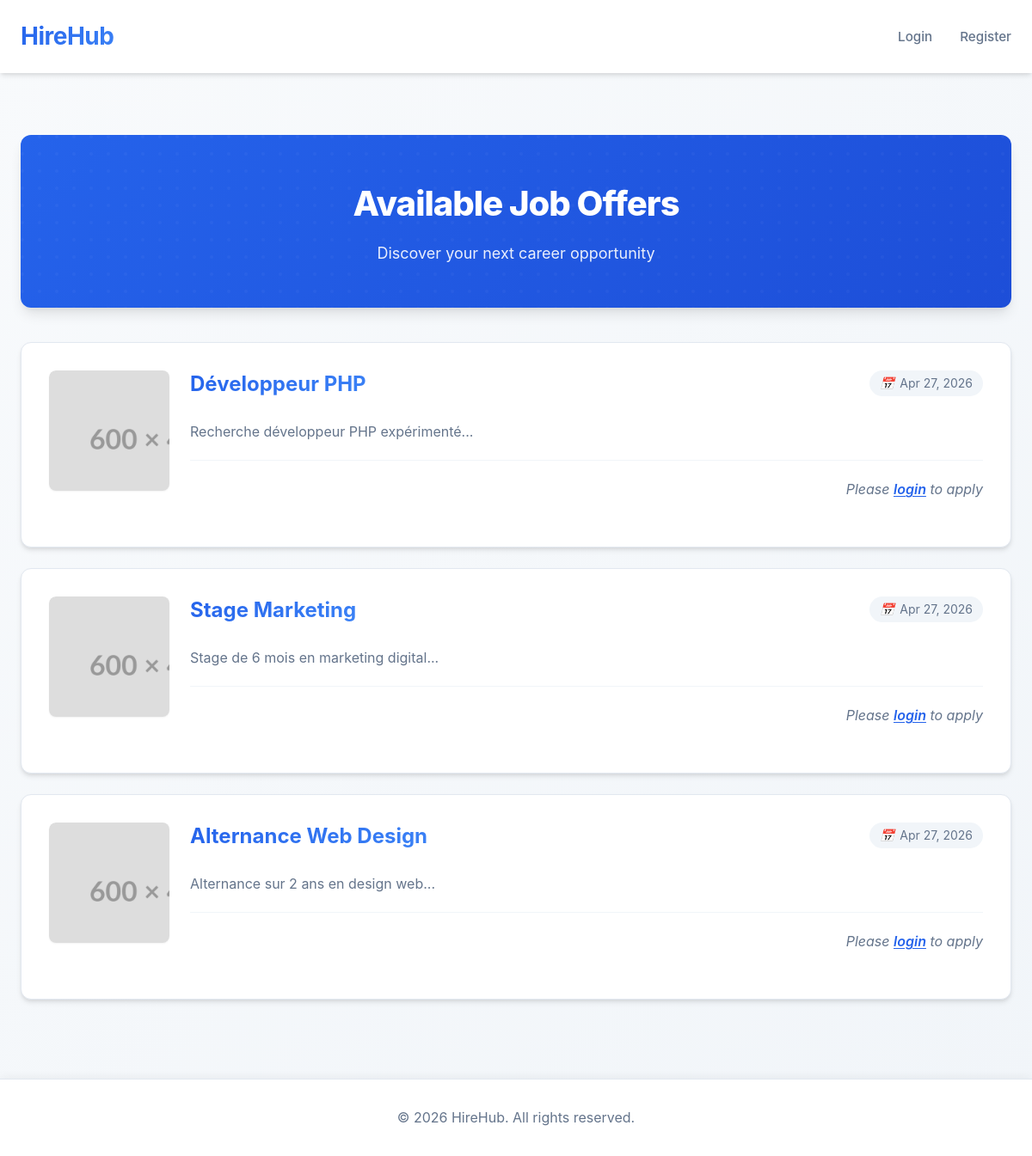
The page / on the database its author committed.
### tables this page shows
CREATE TABLE job_offers (
    id INT PRIMARY KEY AUTO_INCREMENT,
    title VARCHAR(255) NOT NULL,
    description TEXT NOT NULL,
    company VARCHAR(255) NOT NULL,
    location VARCHAR(255) NOT NULL,
    type ENUM('CDI', 'CDD', 'Stage', 'Alternance', 'Freelance') NOT NULL,
    salary VARCHAR(100),
    image_path VARCHAR(500),
    created_by INT,
    created_at TIMESTAMP DEFAULT CURRENT_TIMESTAMP,
    FOREIGN KEY (created_by) REFERENCES users(id) ON DELETE SET NULL
);

### classes/Database.php (called while the page is built, shortened)
<?php
class Database {
    public function __construct() {
        $host = 'localhost';
        $dbname = 'hire_hub';
        $username = 'root';
        $password = '';
        $this->conn = mysqli_connect($host, $username, $password, $dbname);
    }
}

### public/index.php (the view, shortened to what this page needs)
<?php
require_once "../classes/Database.php";
$db = new Database();
$sql = "SELECT * FROM job_offers ORDER BY created_at DESC";
$result = mysqli_query($db->conn, $sql);
require_once "../includes/header.php";
?>
<div class="hero-section">
    <div class="hero-content">
        <h1>Available Job Offers</h1>
        <p>Discover your next career opportunity</p>
    </div>
</div>
<?php
if (mysqli_num_rows($result) > 0) {
    ?>
    <div class="job-list">
    <?php
    while ($job = mysqli_fetch_assoc($result)) {
        $imagePath = 'assets/images/default.png';
        ?>
        <div class="job-card">
            <div class="job-content-wrapper">
                <div class="job-image-wrapper">
                    <img src="<?php echo htmlspecialchars($imagePath); ?>"
                         alt="<?php echo htmlspecialchars($job['title']); ?>"
                         class="job-image">
                </div>
                <div class="job-info">
                    <div class="job-header">
                        <h3 class="job-title"><?php echo htmlspecialchars($job['title']); ?></h3>
                        <?php if (isset($job['created_at'])) { ?>
                            <span class="job-date">
                                <i class="icon-calendar">📅</i> <?php echo date('M j, Y', strtotime($job['created_at'])); ?>
                            </span>
                        <?php } ?>
                    </div>
                    <div class="job-description">
                        <p><?php echo nl2br(htmlspecialchars($job['description'])); ?></p>
                    </div>
                    <div class="job-footer">
                        <?php if (isset($_SESSION['user']) && $_SESSION['user']['role'] === 'USER') { ?>
                            <a href="apply.php?offer_id=<?php echo $job['id']; ?>" class="btn btn-primary">Apply Now</a>
                        <?php } else { ?>
                            <p class="login-prompt">Please <a href="login.php">login</a> to apply</p>
                        <?php } ?>
                    </div>
                </div>
            </div>
        </div>
        <?php
    }
    ?>
    </div>
    <?php
}
?>
<?php require_once "../includes/footer.php"; ?>

### includes/header.php (shortened to what this page needs)
<!DOCTYPE html>
<html lang="en">
<head>
    <?php
    $isAdmin = strpos($_SERVER['PHP_SELF'], '/admin/') !== false;
    $isError = strpos($_SERVER['PHP_SELF'], '/errors/') !== false;
    $isPublic = strpos($_SERVER['PHP_SELF'], '/public/') !== false;
    $basePath = ($isAdmin || $isError) ? '../' : ($isPublic ? '../' : '');
    ?>
    <link rel="stylesheet" href="<?php echo $basePath; ?>assets/css/style.css">
</head>
<body>
    <header>
        <nav>
            <div class="container">
                <?php
                $homeLink = $isPublic ? 'index.php' : ($isAdmin || $isError ? '../public/index.php' : 'public/index.php');
                $loginLink = $isPublic ? 'login.php' : ($isAdmin || $isError ? '../public/login.php' : 'public/login.php');
                $registerLink = $isPublic ? 'register.php' : ($isAdmin || $isError ? '../public/register.php' : 'public/register.php');
                $logoutLink = $isPublic ? 'logout.php' : ($isAdmin || $isError ? '../public/logout.php' : 'public/logout.php');
                $myAppsLink = $isPublic ? 'my_application.php' : ($isAdmin || $isError ? '../public/my_application.php' : 'public/my_application.php');
                $dashboardLink = $isAdmin ? 'dashboard.php' : ($isPublic ? '../admin/dashboard.php' : 'admin/dashboard.php');
                ?>
                <a href="<?php echo $homeLink; ?>" class="logo">HireHub</a>
                <ul class="nav-links">
                    <?php if (isset($_SESSION['user'])) { ?>
                        <li>
                            <span class="user-info">
                                Welcome <strong><?php echo htmlspecialchars($_SESSION['user']['name']); ?></strong>
                            </span>
                        </li>
                        <?php if ($_SESSION['user']['role'] === 'ADMIN') { ?>
                            <li><a href="<?php echo $dashboardLink; ?>">Dashboard</a></li>
                        <?php } else { ?>
                            <li><a href="<?php echo $myAppsLink; ?>">My Applications</a></li>
                        <?php } ?>
                        <li><a href="<?php echo $logoutLink; ?>">Logout</a></li>
                    <?php } else { ?>
                        <li><a href="<?php echo $loginLink; ?>">Login</a></li>
                        <li><a href="<?php echo $registerLink; ?>">Register</a></li>
                    <?php } ?>
                </ul>
            </div>
        </nav>
    </header>
    <main>
        <div class="container">

### includes/footer.php (shortened to what this page needs)
        </div>
    </main>
    <footer>
        <div class="container">
            <p>&copy; <?php echo date('Y'); ?> HireHub. All rights reserved.</p>
        </div>
    </footer>
</body>
</html>

### rows shown on the page
job_offers: title "Développeur PHP", created_at "Apr 27, 2026", description "Recherche développeur PHP expérimenté..."
job_offers: title "Stage Marketing", created_at "Apr 27, 2026", description "Stage de 6 mois en marketing digital..."
job_offers: title "Alternance Web Design", created_at "Apr 27, 2026", description "Alternance sur 2 ans en design web..."
